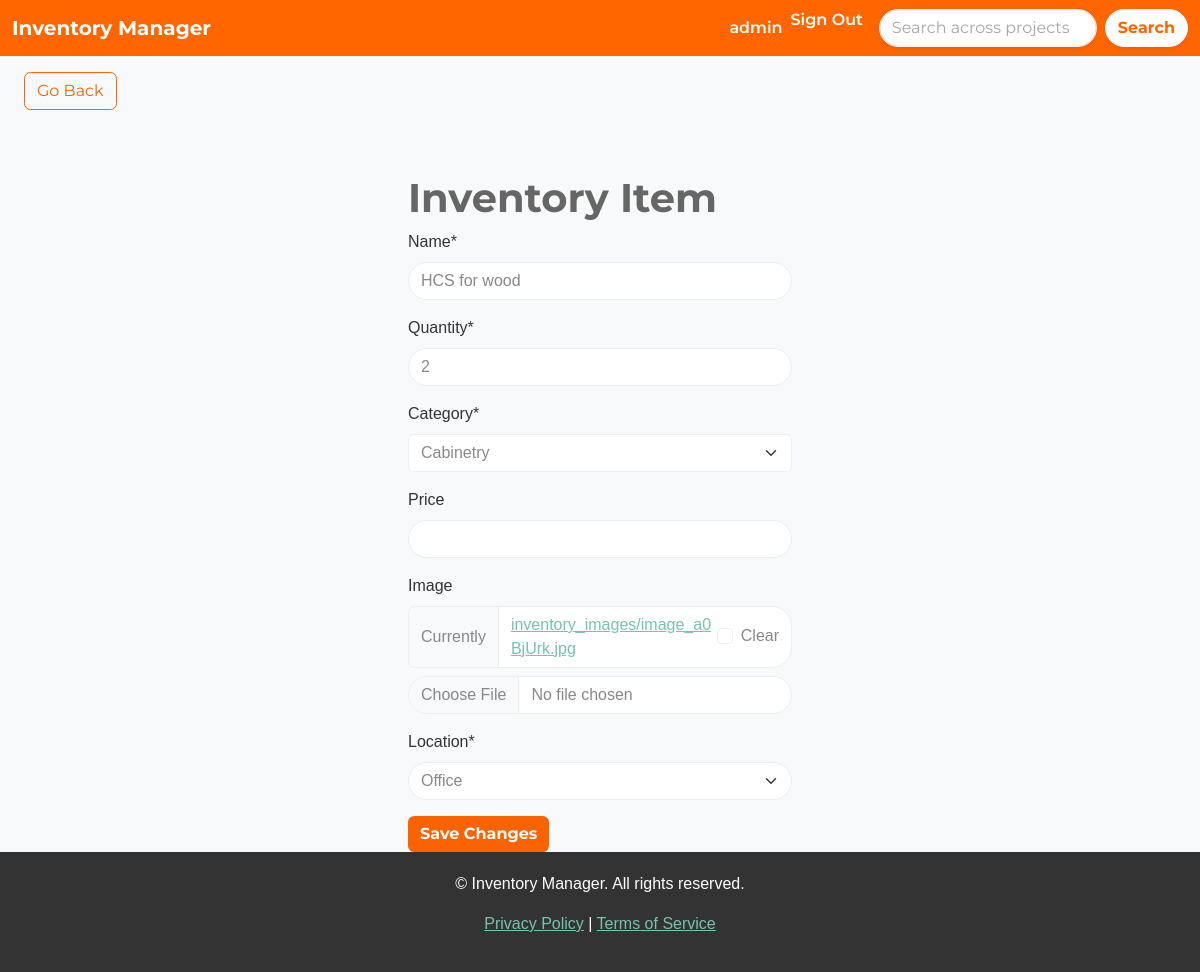
Screenshot of /edit-item/73/ (signed in) with the database file from the repository.
### inventory/models.py (models this page shows, shortened)
class InventoryItem(models.Model):
    name = models.CharField(max_length=200)
    quantity = models.IntegerField()
    category = models.ForeignKey('Category', on_delete=models.SET_NULL, blank=True, null=True)
    price = models.DecimalField(max_digits=10, decimal_places=2, blank=True, null=True)
    date_created = models.DateTimeField(auto_now_add=True)
    user = models.ForeignKey(User, on_delete=models.CASCADE)
    project = models.ForeignKey(Project, on_delete=models.CASCADE, related_name="inventory_items", blank=False, null=False)
    image = models.ImageField(upload_to='inventory_images/', null=True, blank=True)
    location = models.ForeignKey('Location', on_delete=models.SET_NULL, blank=True, null=True)

### inventory/views.py (the view, shortened to what this page needs)
# urls.py: path('edit-item/<int:pk>/', EditItem.as_view(), name='edit-item'),
class EditItem(LoginRequiredMixin, UpdateView):
    model = InventoryItem
    form_class = InventoryItemForm
    template_name = 'inventory/item_form.html'
    def get_form_kwargs(self):
        kwargs = super().get_form_kwargs()
        kwargs['project'] = self.object.project
        return kwargs

### inventory/forms.py (shortened to what this page needs)
class InventoryItemForm(forms.ModelForm):
    category = forms.ModelChoiceField(queryset=Category.objects.all(), initial=0)
    location = forms.ModelChoiceField(
        queryset=Location.objects.all(),
        empty_label="Select a Location",
        widget=forms.Select(attrs={'class': 'form-control'}),
    )
    class Meta:
        model = InventoryItem
        fields = ['name', 'quantity', 'category', 'price', 'image', 'location']
    def __init__(self, *args, **kwargs):
        self.project = kwargs.pop('project', None)  # Accept project as an argument
        super().__init__(*args, **kwargs)

### inventory/models.py (called while the page is built)
    def __str__(self):
        return self.name

    def __str__(self):
        return self.name

### inventory/templates/inventory/item_form.html (shortened to what this page needs)
{% extends 'inventory/base.html' %}
{% load crispy_forms_tags %}
{% block content %}
    <button onclick="window.history.back()" class="btn btn-outline-primary my-3 mx-4">Go Back</button>
    <div class="row">
        <div class="col-11 col-md-4 mx-auto mt-5">
            <h1>Inventory Item</h1>
            <form method="POST" enctype="multipart/form-data">
                {{ form.name|as_crispy_field }}
                {{ form.quantity|as_crispy_field }}
                {{ form.category|as_crispy_field }}
                {{ form.price|as_crispy_field }}
                {{ form.image|as_crispy_field }}
                {{ form.location|as_crispy_field }}
                <div class="mt-3">
                    {% if form.instance.pk %}
                        <button type="submit" class="btn btn-primary">Save Changes</button>
                    {% else %}
                        <button type="submit" class="btn btn-primary">Add Item</button>
                    {% endif %}
                </div>
            </form>
        </div>
    </div>
{% endblock content %}

### inventory/templates/inventory/navigation.html (shortened to what this page needs)
<nav class="navbar navbar-expand-lg" style="background-color: #FF6600;">
    <div class="container-fluid">
        <a class="navbar-brand text-white fw-bold" href="{% url 'dashboard' %}">Inventory Manager</a>
        <div class="collapse navbar-collapse justify-content-end" id="navbarNav">
            <ul class="navbar-nav">
                {% if user.is_authenticated %}
                    <li class="nav-item">
                        <a class="nav-link text-white fw-semibold" href="#">{{ user.username }}</a>
                    </li>
                    <li class="nav-item">
                        <form method="POST" action="{% url 'logout' %}" style="display:inline;">
                            <button type="submit" class="nav-link text-white fw-semibold" style="background:none; border:none; padding:0; color:inherit; cursor:pointer;">
                                Sign Out
                            </button>
                        </form>
                    </li>
                {% endif %}
            </ul>
            <form method="GET" action="{% url 'search_results' %}" class="d-flex ms-3">
                <input class="form-control me-2 rounded-pill shadow-sm" type="search" name="search" placeholder="Search across projects..." aria-label="Search" value="{{ request.GET.search }}">
                <button class="btn btn-light rounded-pill shadow-sm fw-bold" type="submit" style="background-color: #FFFFFF; color: #FF6600;">Search</button>
            </form>
        </div>
    </div>
</nav>

### inventory/static/css/style.css (style rules this page uses)
:root { --primary-color: #f96302; --secondary-color: #333333; --light-grey: #f8f9fa; --dark-grey: #666666; --accent-color: #ffb732; }
body { font-family: Arial, sans-serif; color: var(--secondary-color); background-color: var(--light-grey); }
.navbar { background-color: var(--primary-color); color: white; }
.nav-link, .navbar-brand { color: white !important; font-weight: bold; }
h1, h2, h3, h4, h5, h6 { color: var(--dark-grey); font-weight: bold; }
.btn-primary { background-color: var(--primary-color); border: none; color: white; font-weight: bold; }
.btn-outline-primary { color: var(--primary-color); border: 1px solid var(--primary-color); }
.form-control { border-radius: 20px; }

### rows the page displays
InventoryItem: name "HCS for wood", quantity "2", category "Cabinetry", location "Office"

### other values shown
{{ user.username }} "admin"
